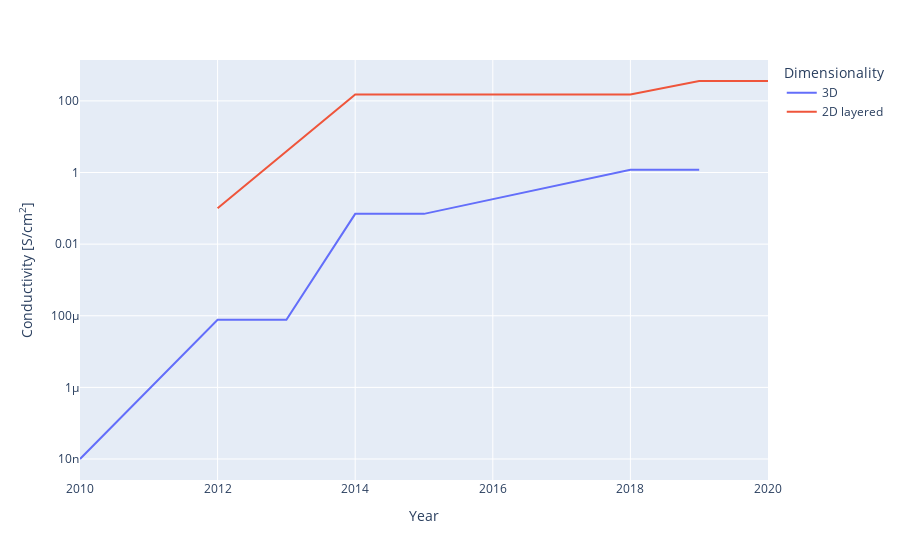

Notebook cell for this chart:
### Code cell
#mofs_sorted_3D_porous['cummax_value'] = mofs_sorted_3D_porous.Value.cummax()
#mofs_sorted_3D_porous.merge(mofs_sorted_3D_porous.groupby('cummax_value')[['Name', 'Porosity']].first(), on='cummax_value')
mofs_sorted_3D_porous_cummax = mofs_sorted_3D_porous
mofs_sorted_3D_porous_cummax['cummax_value'] = mofs_sorted_3D_porous_cummax.Value.cummax()
keep_3D_porous = mofs_sorted_3D_porous_cummax['cummax_value']<=mofs_sorted_3D_porous_cummax.Value
mofs_sorted_3D_porous_cummax.loc[~keep_3D_porous, ['Value', 'Name', 'DOI', 'Porosity']] = nan
mofs_sorted_3D_porous_cummax = mofs_sorted_3D_porous_cummax.ffill()
#mofs_sorted_3D_porous_cummax = mofs_sorted_3D_porous_cummax[keep_3D_porous]

mofs_sorted_2D_porous_cummax = mofs_sorted_2D_porous
mofs_sorted_2D_porous_cummax['cummax_value'] = mofs_sorted_2D_porous_cummax.Value.cummax()
keep_2D_porous = mofs_sorted_2D_porous_cummax['cummax_value']<=mofs_sorted_2D_porous_cummax.Value
mofs_sorted_2D_porous_cummax.loc[~keep_2D_porous, ['Value', 'Name', 'DOI', 'Porosity']] = nan
mofs_sorted_2D_porous_cummax = mofs_sorted_2D_porous_cummax.ffill()
#mofs_sorted_2D_porous_cummax = mofs_sorted_2D_porous_cummax[keep_2D_porous]

mofs_sorted_porous_cummax = pd.concat([mofs_sorted_3D_porous_cummax, mofs_sorted_2D_porous_cummax], ignore_index=True)
fig4 = px.line(mofs_sorted_porous_cummax, x='Year', y='Value', color='Dimensionality', hover_data=['Dimensionality','Porosity'], 
                 labels={'Value': "Conductivity [S/cm<sup>2</sup>]"}, hover_name='Name')
fig4.update_traces(hovertemplate='<b>%{hovertext}</b><br><br>Dimensionality=%{customdata[0]}\
                                 <br>Year=%{x}<br>Value=%{y} S/cm<sup>2</sup>\
                                 <br>Porosity=%{customdata[1]} m<sup>2</sup>/g<extra></extra>')
fig4.update_layout(yaxis_type="log")
fig4.show()

### Figure 1 — Plotly figure (JSON) as saved in the notebook; plotly's stock layout.template omitted (floating-point values rounded to 4 significant figures)
{"data": [{"customdata": [["3D", 385], ["3D", 450], ["3D", 450], ["3D", 214], ["3D", 214], ["3D", 614], ["3D", 614]], "hovertemplate": "<b>%{hovertext}</b><br><br>Dimensionality=%{customdata[0]}                                 <br>Year=%{x}<br>Value=%{y} S/cm<sup>2</sup>                                 <br>Porosity=%{customdata[1]} m<sup>2</sup>/g<extra></extra>", "hovertext": ["Cu[Ni(pdt)2]", "Fe(1,2,3-triazolate) (oxidized)", "Fe(1,2,3-triazolate) (oxidized)", "TCNQ@Cu3(BTC)2", "TCNQ@Cu3(BTC)2", "Fe2(BDT)3 (oxidized)", "Fe2(BDT)3 (oxidized)"], "legendgroup": "3D", "line": {"color": "#636efa", "dash": "solid"}, "mode": "lines", "name": "3D", "orientation": "v", "showlegend": true, "type": "scatter", "x": [2010, 2012, 2013, 2014, 2015, 2018, 2019], "xaxis": "x", "y": [1e-08, 7.7e-05, 7.7e-05, 0.07, 0.07, 1.2, 1.2], "yaxis": "y"}, {"customdata": [["2D layered", 306], ["2D layered", 630], ["2D layered", 630], ["2D layered", 630], ["2D layered", 2298], ["2D layered", 2298]], "hovertemplate": "<b>%{hovertext}</b><br><br>Dimensionality=%{customdata[0]}                                 <br>Year=%{x}<br>Value=%{y} S/cm<sup>2</sup>                                 <br>Porosity=%{customdata[1]} m<sup>2</sup>/g<extra></extra>", "hovertext": ["Cu3(HOTP)2", "Ni3(HITP)2", "Ni3(HITP)2", "Ni3(HITP)2", "(Mn/Fe)3(HIB)2", "(Mn/Fe)3(HIB)2"], "legendgroup": "2D layered", "line": {"color": "#EF553B", "dash": "solid"}, "mode": "lines", "name": "2D layered", "orientation": "v", "showlegend": true, "type": "scatter", "x": [2012, 2014, 2017, 2018, 2019, 2020], "xaxis": "x", "y": [0.1, 150, 150, 150, 359, 359], "yaxis": "y"}], "layout": {"autosize": true, "legend": {"title": {"text": "Dimensionality"}, "tracegroupgap": 0}, "margin": {"t": 60}, "xaxis": {"anchor": "y", "autorange": true, "domain": [0, 1], "range": [2010, 2020], "title": {"text": "Year"}, "type": "linear"}, "yaxis": {"anchor": "x", "autorange": true, "domain": [0, 1], "range": [-8.586, 3.141], "title": {"text": "Conductivity [S/cm<sup>2</sup>]"}, "type": "log"}}}
